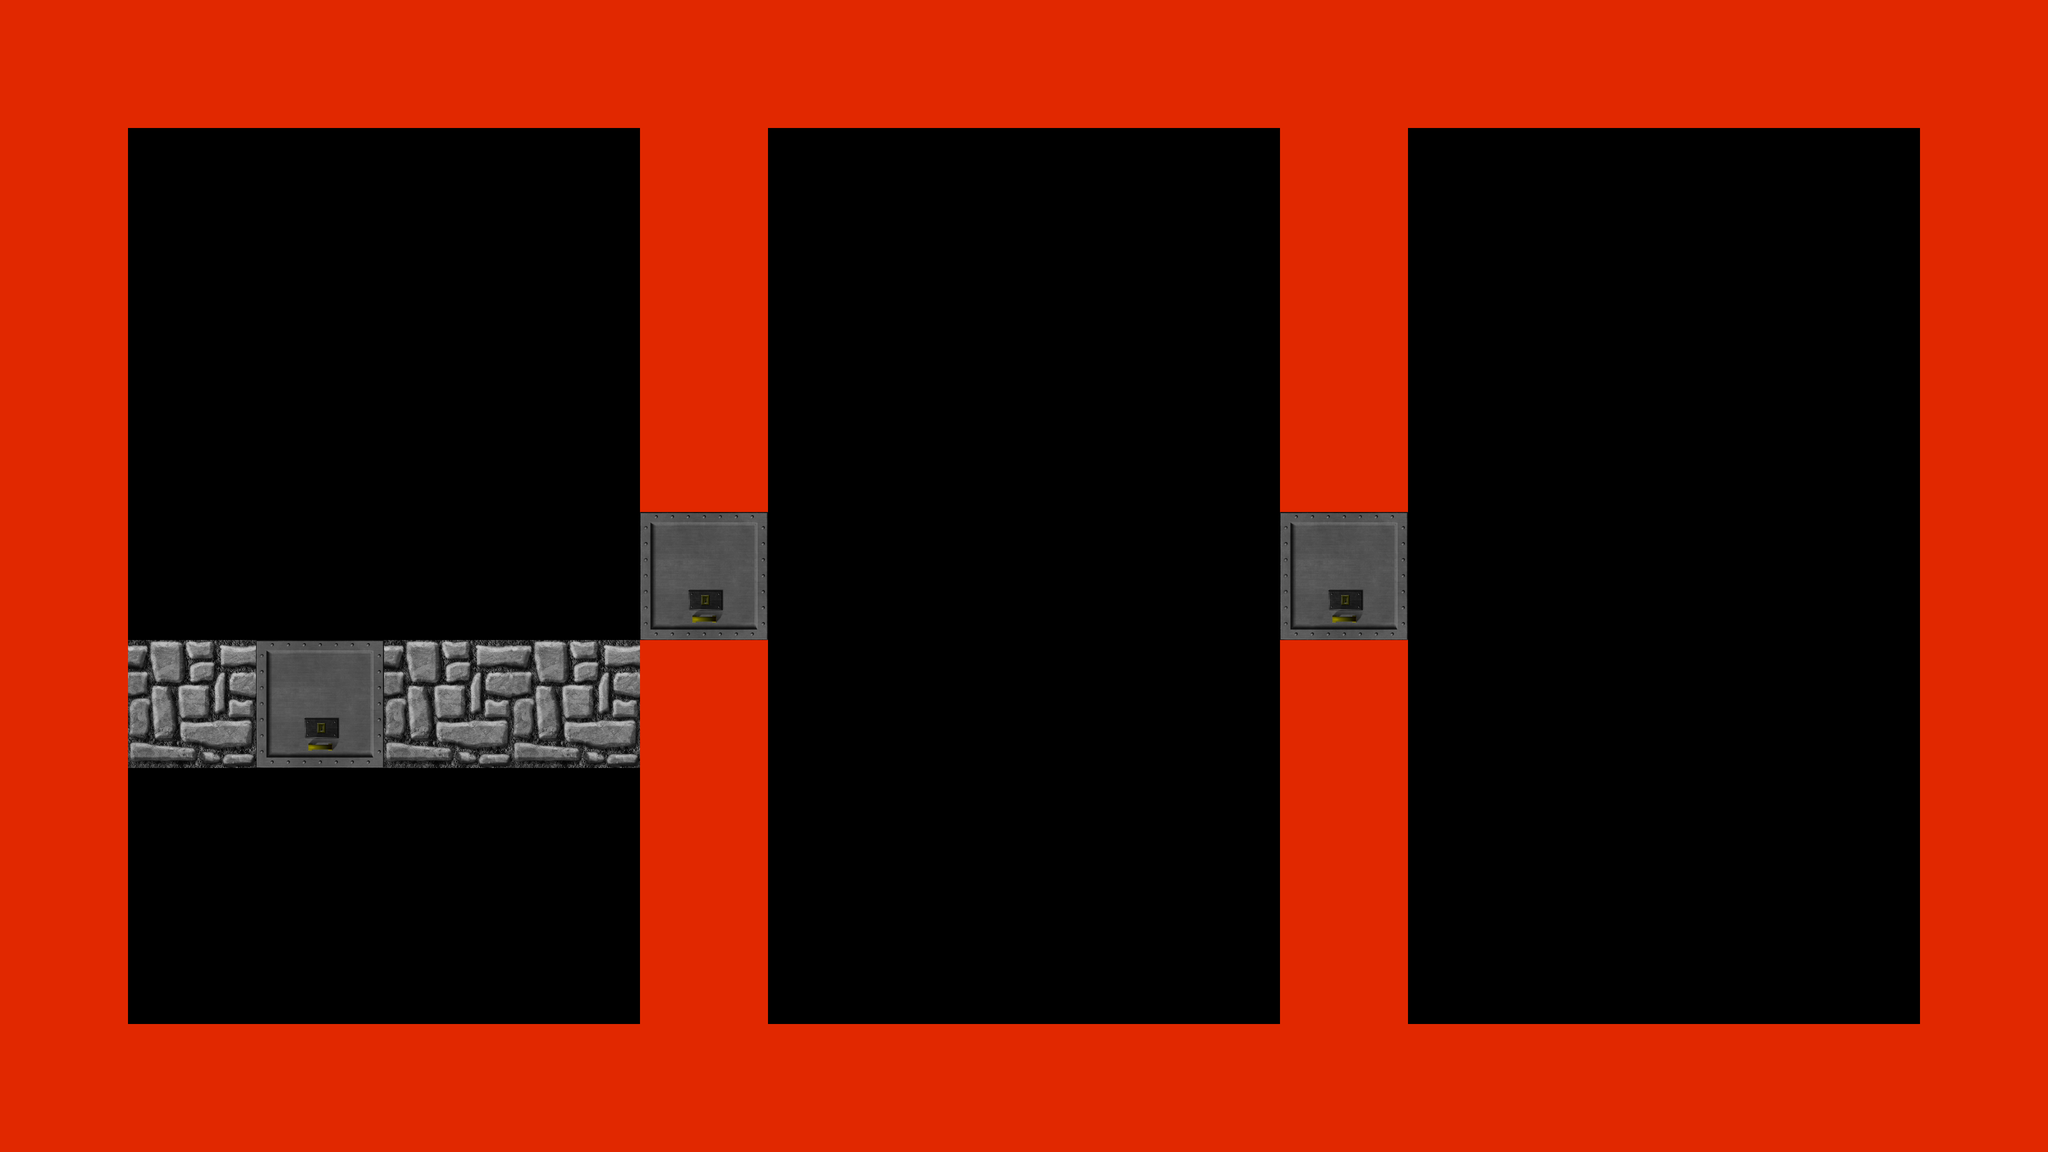

Tiled map render using the project's own tile images. Description and the whole map definition, tile-layer contents included, below:
An orthogonal 16x9 tile map with 256x256 px tiles, 2 tile layers (walls, doors), 2 hidden layers not drawn and 3 objects (Player).

<map version="1.10" tiledversion="1.11.2" orientation="orthogonal" renderorder="right-down" width="16" height="9" tilewidth="256" tileheight="256" infinite="0" nextlayerid="8" nextobjectid="15">
 <tileset firstgid="1" source="test.tsx" />
 <layer id="5" name="floors" width="16" height="9" visible="0">
  <data encoding="csv">
30,30,30,30,30,30,30,30,30,30,30,30,30,30,30,30,
30,30,30,30,30,30,30,30,30,30,30,30,30,30,30,30,
30,30,30,30,30,30,30,30,30,30,30,30,30,30,30,30,
30,30,30,30,30,30,30,30,30,30,30,30,30,30,30,30,
30,30,30,30,30,30,30,30,30,30,30,30,30,30,30,30,
30,30,30,30,30,30,30,30,30,30,30,30,30,30,30,30,
30,30,30,30,30,30,30,30,30,30,30,30,30,30,30,30,
30,30,30,30,30,30,30,30,30,30,30,30,30,30,30,30,
30,30,30,30,30,30,30,30,30,30,30,30,30,30,30,30
</data>
 </layer>
 <layer id="6" name="ceilings" width="16" height="9" visible="0">
  <data encoding="csv">
30,30,30,30,30,30,30,30,30,30,30,30,30,30,30,30,
30,30,30,30,30,30,30,30,30,30,30,30,30,30,30,30,
30,30,30,30,30,30,30,30,30,30,30,30,30,30,30,30,
30,30,30,30,30,30,30,30,30,30,30,30,30,30,30,30,
30,30,30,30,30,30,30,30,30,30,30,30,30,30,30,30,
30,30,30,30,30,30,30,30,30,30,30,30,30,30,30,30,
30,30,30,30,30,30,30,30,30,30,30,30,30,30,30,30,
30,30,30,30,30,30,30,30,30,30,30,30,30,30,30,30,
30,30,30,30,30,30,30,30,30,30,30,30,30,30,30,30
</data>
 </layer>
 <layer id="2" name="walls" width="16" height="9">
  <data encoding="csv">
30,30,30,30,30,30,30,30,30,30,30,30,30,30,30,30,
30,0,0,0,0,30,0,0,0,0,30,0,0,0,0,30,
30,0,0,0,0,30,0,0,0,0,30,0,0,0,0,30,
30,0,0,0,0,30,0,0,0,0,30,0,0,0,0,30,
30,0,0,0,0,0,0,0,0,0,0,0,0,0,0,30,
30,1,0,1,1,30,0,0,0,0,30,0,0,0,0,30,
30,0,0,0,0,30,0,0,0,0,30,0,0,0,0,30,
30,0,0,0,0,30,0,0,0,0,30,0,0,0,0,30,
30,30,30,30,30,30,30,30,30,30,30,30,30,30,30,30
</data>
 </layer>
 <layer id="7" name="doors" width="16" height="9">
  <data encoding="csv">
0,0,0,0,0,0,0,0,0,0,0,0,0,0,0,0,
0,0,0,0,0,0,0,0,0,0,0,0,0,0,0,0,
0,0,0,0,0,0,0,0,0,0,0,0,0,0,0,0,
0,0,0,0,0,0,0,0,0,0,0,0,0,0,0,0,
0,0,0,0,0,7,0,0,0,0,7,0,0,0,0,0,
0,0,7,0,0,0,0,0,0,0,0,0,0,0,0,0,
0,0,0,0,0,0,0,0,0,0,0,0,0,0,0,0,
0,0,0,0,0,0,0,0,0,0,0,0,0,0,0,0,
0,0,0,0,0,0,0,0,0,0,0,0,0,0,0,0
</data>
 </layer>
 <objectgroup id="3" name="player">
  <object id="8" name="Player" x="341.701" y="1145.12" width="80.2344" height="18.8438">
   <text wrap="1">Hello World</text>
  </object>
  <object id="9" x="87.1555" y="-1745.79" width="80.2344" height="18.8438">
   <text wrap="1">Hello World</text>
  </object>
  <object id="10" x="359.883" y="1090.58" width="80.2344" height="18.8438">
   <text wrap="1">Hello World</text>
  </object>
 </objectgroup>
</map>